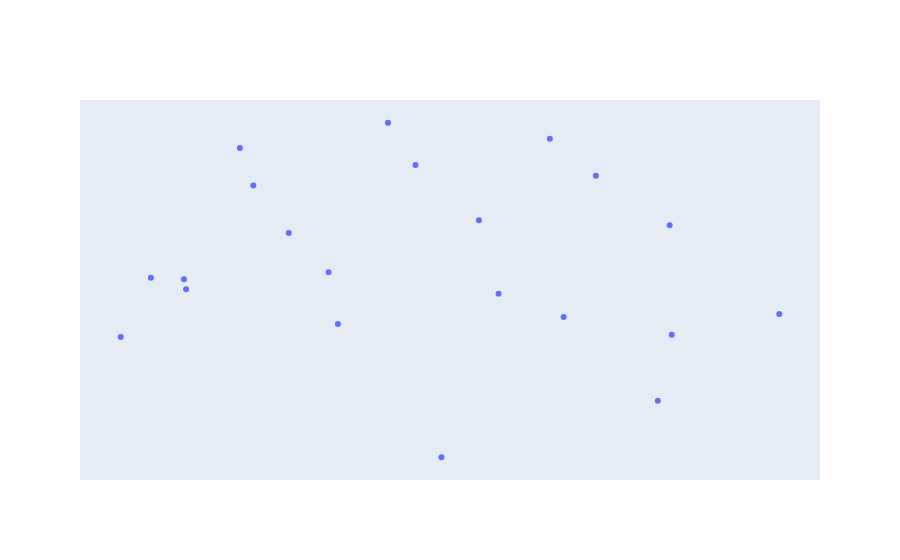

Notebook cell for this chart:
### Code cell
fig = go.Figure()

# xss = [norm_50[0][i][0] for i in range(21)]
# yss = [norm_50[0][i][1] for i in range(21)]
# fig.add_trace(go.Scatter(x=xss, y=yss, mode="markers", name="50 cm"))

# xss = [norm_50[1][i][0] for i in range(21)]
# yss = [norm_50[1][i][1] for i in range(21)]
# fig.add_trace(go.Scatter(x=xss, y=yss, mode="markers", name="50 cm"))

# xss = [norm_50[2][i][0] for i in range(21)]
# yss = [norm_50[2][i][1] for i in range(21)]
# fig.add_trace(go.Scatter(x=xss, y=yss, mode="markers", name="50 cm"))

fig.add_trace(go.Scatter(x=xs_50, y=ys_50, mode="markers", name="50 cm"))

fig.update_layout(
    xaxis = dict(autorange="reversed"),
    yaxis = dict(autorange="reversed"),
)

fig.update_xaxes(visible=False)
fig.update_yaxes(visible=False)

fig.show()

### Figure 1 — Plotly figure (JSON) as saved in the notebook; plotly's stock layout.template omitted (floating-point values rounded to 4 significant figures)
{"data": [{"mode": "markers", "name": "50 cm", "type": "scatter", "x": [0.4897, 0.18, 0.16, 0.4079, 0.6511, 0.00614, 0.163, 0.2685, 0.3345, 0.3148, 0.436, 0.5268, 0.5662, 0.6379, 0.7081, 0.7589, 0.7781, 0.9487, 0.9055, 0.8583, 0.8551], "y": [1, 0.8313, 0.6337, 0.5113, 0.4467, 0.572, 0.3065, 0.1584, 0.04801, 0.5806, 0.2918, 0.1264, 0, 0.6018, 0.3297, 0.1874, 0.07585, 0.6408, 0.4636, 0.4682, 0.4978]}], "layout": {"xaxis": {"autorange": "reversed", "visible": false}, "yaxis": {"autorange": "reversed", "visible": false}}}
